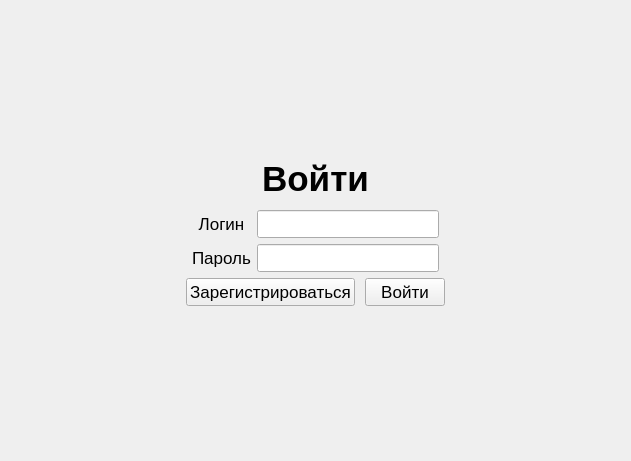
<?xml version="1.0" encoding="UTF-8"?>
<ui version="4.0">
 <class>MainWindow</class>
 <widget class="QMainWindow" name="MainWindow">
  <property name="geometry">
   <rect>
    <x>0</x>
    <y>0</y>
    <width>631</width>
    <height>461</height>
   </rect>
  </property>
  <property name="windowTitle">
   <string>MainWindow</string>
  </property>
  <widget class="QWidget" name="centralwidget">
   <layout class="QVBoxLayout" name="verticalLayout_2">
    <item>
     <layout class="QVBoxLayout" name="verticalLayout">
      <item>
       <widget class="QLabel" name="title">
        <property name="maximumSize">
         <size>
          <width>16777215</width>
          <height>50</height>
         </size>
        </property>
        <property name="font">
         <font>
          <pointsize>26</pointsize>
          <bold>true</bold>
         </font>
        </property>
        <property name="text">
         <string>Войти</string>
        </property>
        <property name="alignment">
         <set>Qt::AlignCenter</set>
        </property>
       </widget>
      </item>
      <item>
       <layout class="QGridLayout" name="gridLayout">
        <item row="1" column="3">
         <spacer name="horizontalSpacer_3">
          <property name="orientation">
           <enum>Qt::Horizontal</enum>
          </property>
          <property name="sizeHint" stdset="0">
           <size>
            <width>40</width>
            <height>20</height>
           </size>
          </property>
         </spacer>
        </item>
        <item row="0" column="1">
         <widget class="QLabel" name="enter_login">
          <property name="font">
           <font>
            <pointsize>13</pointsize>
           </font>
          </property>
          <property name="text">
           <string>Логин</string>
          </property>
          <property name="alignment">
           <set>Qt::AlignCenter</set>
          </property>
         </widget>
        </item>
        <item row="0" column="3">
         <spacer name="horizontalSpacer">
          <property name="orientation">
           <enum>Qt::Horizontal</enum>
          </property>
          <property name="sizeHint" stdset="0">
           <size>
            <width>40</width>
            <height>20</height>
           </size>
          </property>
         </spacer>
        </item>
        <item row="1" column="1">
         <widget class="QLabel" name="password">
          <property name="font">
           <font>
            <pointsize>13</pointsize>
           </font>
          </property>
          <property name="text">
           <string>Пароль</string>
          </property>
          <property name="alignment">
           <set>Qt::AlignCenter</set>
          </property>
         </widget>
        </item>
        <item row="1" column="2">
         <widget class="QLineEdit" name="enter_password">
          <property name="font">
           <font>
            <pointsize>13</pointsize>
           </font>
          </property>
          <property name="echoMode">
           <enum>QLineEdit::Password</enum>
          </property>
         </widget>
        </item>
        <item row="0" column="2">
         <widget class="QLineEdit" name="lineEdit_2">
          <property name="font">
           <font>
            <pointsize>13</pointsize>
           </font>
          </property>
         </widget>
        </item>
        <item row="0" column="0">
         <spacer name="horizontalSpacer_4">
          <property name="orientation">
           <enum>Qt::Horizontal</enum>
          </property>
          <property name="sizeHint" stdset="0">
           <size>
            <width>40</width>
            <height>20</height>
           </size>
          </property>
         </spacer>
        </item>
        <item row="1" column="0">
         <spacer name="horizontalSpacer_5">
          <property name="orientation">
           <enum>Qt::Horizontal</enum>
          </property>
          <property name="sizeHint" stdset="0">
           <size>
            <width>40</width>
            <height>20</height>
           </size>
          </property>
         </spacer>
        </item>
       </layout>
      </item>
      <item>
       <layout class="QHBoxLayout" name="horizontalLayout">
        <property name="spacing">
         <number>10</number>
        </property>
        <item>
         <spacer name="horizontalSpacer_6">
          <property name="orientation">
           <enum>Qt::Horizontal</enum>
          </property>
          <property name="sizeHint" stdset="0">
           <size>
            <width>40</width>
            <height>20</height>
           </size>
          </property>
         </spacer>
        </item>
        <item>
         <widget class="QPushButton" name="reg_in">
          <property name="font">
           <font>
            <pointsize>13</pointsize>
           </font>
          </property>
          <property name="text">
           <string>Зарегистрироваться</string>
          </property>
         </widget>
        </item>
        <item>
         <widget class="QPushButton" name="log_in">
          <property name="font">
           <font>
            <pointsize>13</pointsize>
           </font>
          </property>
          <property name="text">
           <string>Войти</string>
          </property>
         </widget>
        </item>
        <item>
         <spacer name="horizontalSpacer_8">
          <property name="orientation">
           <enum>Qt::Horizontal</enum>
          </property>
          <property name="sizeHint" stdset="0">
           <size>
            <width>40</width>
            <height>20</height>
           </size>
          </property>
         </spacer>
        </item>
       </layout>
      </item>
     </layout>
    </item>
   </layout>
  </widget>
 </widget>
 <resources/>
 <connections/>
</ui>
